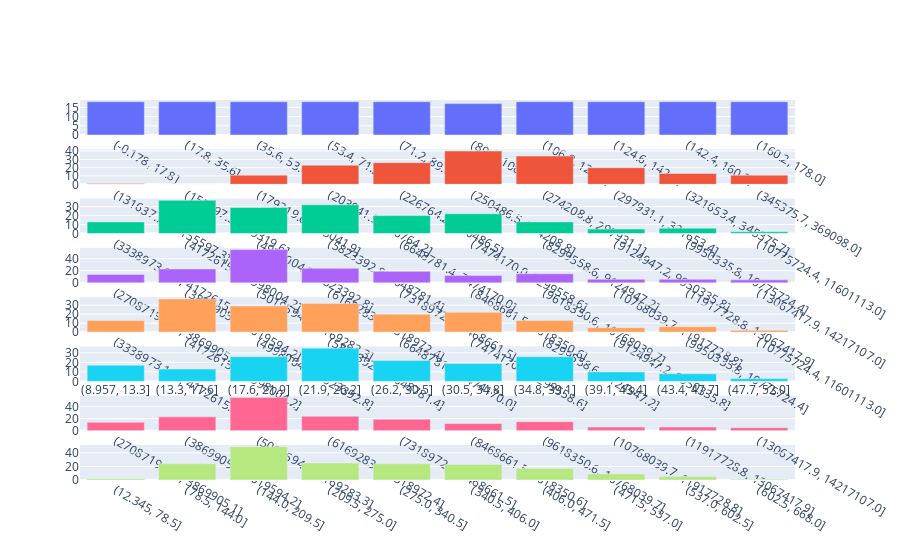

The notebook cell saved with this chart:
### Code cell
total_plot = count - 1
plot = make_subplots(cols = 1, rows = total_plot)
for index, trace in enumerate(plotly_subplot):
    plot.add_trace(trace, col = 1, row = index + 1)
plot.update_layout(height=500 * total_plot, showlegend=False)
plot.show()

### Figure 1 — Plotly figure (JSON) as saved in the notebook; plotly's stock layout.template omitted (floating-point values rounded to 4 significant figures)
{"data": [{"type": "bar", "x": ["(-0.178, 17.8]", "(17.8, 35.6]", "(35.6, 53.4]", "(53.4, 71.2]", "(71.2, 89.0]", "(89.0, 106.8]", "(106.8, 124.6]", "(124.6, 142.4]", "(142.4, 160.2]", "(160.2, 178.0]"], "xaxis": "x", "y": [18, 18, 18, 18, 18, 17, 18, 18, 18, 18], "yaxis": "y"}, {"type": "bar", "x": ["(131637.777, 155597.3]", "(155597.3, 179319.6]", "(179319.6, 203041.9]", "(203041.9, 226764.2]", "(226764.2, 250486.5]", "(250486.5, 274208.8]", "(274208.8, 297931.1]", "(297931.1, 321653.4]", "(321653.4, 345375.7]", "(345375.7, 369098.0]"], "xaxis": "x2", "y": [1, 0, 11, 23, 26, 40, 34, 20, 13, 11], "yaxis": "y2"}, {"type": "bar", "x": ["(3338973.114, 4172615.6]", "(4172615.6, 4998004.2]", "(4998004.2, 5823392.8]", "(5823392.8, 6648781.4]", "(6648781.4, 7474170.0]", "(7474170.0, 8299558.6]", "(8299558.6, 9124947.2]", "(9124947.2, 9950335.8]", "(9950335.8, 10775724.4]", "(10775724.4, 11601113.0]"], "xaxis": "x3", "y": [13, 37, 29, 32, 20, 22, 13, 5, 6, 2], "yaxis": "y3"}, {"type": "bar", "x": ["(2708719.109, 3869905.1]", "(3869905.1, 5019594.2]", "(5019594.2, 6169283.3]", "(6169283.3, 7318972.4]", "(7318972.4, 8468661.5]", "(8468661.5, 9618350.6]", "(9618350.6, 10768039.7]", "(10768039.7, 11917728.8]", "(11917728.8, 13067417.9]", "(13067417.9, 14217107.0]"], "xaxis": "x4", "y": [14, 23, 55, 24, 19, 12, 15, 6, 6, 5], "yaxis": "y4"}, {"type": "bar", "x": ["(3338973.114, 4172615.6]", "(4172615.6, 4998004.2]", "(4998004.2, 5823392.8]", "(5823392.8, 6648781.4]", "(6648781.4, 7474170.0]", "(7474170.0, 8299558.6]", "(8299558.6, 9124947.2]", "(9124947.2, 9950335.8]", "(9950335.8, 10775724.4]", "(10775724.4, 11601113.0]"], "xaxis": "x5", "y": [13, 37, 29, 32, 20, 22, 13, 5, 6, 2], "yaxis": "y5"}, {"type": "bar", "x": ["(8.957, 13.3]", "(13.3, 17.6]", "(17.6, 21.9]", "(21.9, 26.2]", "(26.2, 30.5]", "(30.5, 34.8]", "(34.8, 39.1]", "(39.1, 43.4]", "(43.4, 47.7]", "(47.7, 52.0]"], "xaxis": "x6", "y": [17, 13, 26, 35, 22, 19, 26, 10, 8, 3], "yaxis": "y6"}, {"type": "bar", "x": ["(2708719.109, 3869905.1]", "(3869905.1, 5019594.2]", "(5019594.2, 6169283.3]", "(6169283.3, 7318972.4]", "(7318972.4, 8468661.5]", "(8468661.5, 9618350.6]", "(9618350.6, 10768039.7]", "(10768039.7, 11917728.8]", "(11917728.8, 13067417.9]", "(13067417.9, 14217107.0]"], "xaxis": "x7", "y": [14, 23, 55, 24, 19, 12, 15, 6, 6, 5], "yaxis": "y7"}, {"type": "bar", "x": ["(12.345, 78.5]", "(78.5, 144.0]", "(144.0, 209.5]", "(209.5, 275.0]", "(275.0, 340.5]", "(340.5, 406.0]", "(406.0, 471.5]", "(471.5, 537.0]", "(537.0, 602.5]", "(602.5, 668.0]"], "xaxis": "x8", "y": [2, 24, 49, 25, 24, 23, 17, 9, 5, 1], "yaxis": "y8"}], "layout": {"autosize": true, "showlegend": false, "xaxis": {"anchor": "y", "autorange": true, "domain": [0, 1], "range": [-0.5, 9.5], "type": "category"}, "xaxis2": {"anchor": "y2", "autorange": true, "domain": [0, 1], "range": [-0.5, 9.5], "type": "category"}, "xaxis3": {"anchor": "y3", "autorange": true, "domain": [0, 1], "range": [-0.5, 9.5], "type": "category"}, "xaxis4": {"anchor": "y4", "autorange": true, "domain": [0, 1], "range": [-0.5, 9.5], "type": "category"}, "xaxis5": {"anchor": "y5", "autorange": true, "domain": [0, 1], "range": [-0.5, 9.5], "type": "category"}, "xaxis6": {"anchor": "y6", "autorange": true, "domain": [0, 1], "range": [-0.5, 9.5], "type": "category"}, "xaxis7": {"anchor": "y7", "autorange": true, "domain": [0, 1], "range": [-0.5, 9.5], "type": "category"}, "xaxis8": {"anchor": "y8", "autorange": true, "domain": [0, 1], "range": [-0.5, 9.5], "type": "category"}, "yaxis": {"anchor": "x", "autorange": true, "domain": [0.9078, 1.0], "range": [0, 18.95], "type": "linear"}, "yaxis2": {"anchor": "x2", "autorange": true, "domain": [0.7781, 0.8703], "range": [0, 42.11], "type": "linear"}, "yaxis3": {"anchor": "x3", "autorange": true, "domain": [0.6484, 0.7406], "range": [0, 38.95], "type": "linear"}, "yaxis4": {"anchor": "x4", "autorange": true, "domain": [0.5188, 0.6109], "range": [0, 57.89], "type": "linear"}, "yaxis5": {"anchor": "x5", "autorange": true, "domain": [0.3891, 0.4813], "range": [0, 38.95], "type": "linear"}, "yaxis6": {"anchor": "x6", "autorange": true, "domain": [0.2594, 0.3516], "range": [0, 36.84], "type": "linear"}, "yaxis7": {"anchor": "x7", "autorange": true, "domain": [0.1297, 0.2219], "range": [0, 57.89], "type": "linear"}, "yaxis8": {"anchor": "x8", "autorange": true, "domain": [0, 0.09219], "range": [0, 51.58], "type": "linear"}}}
